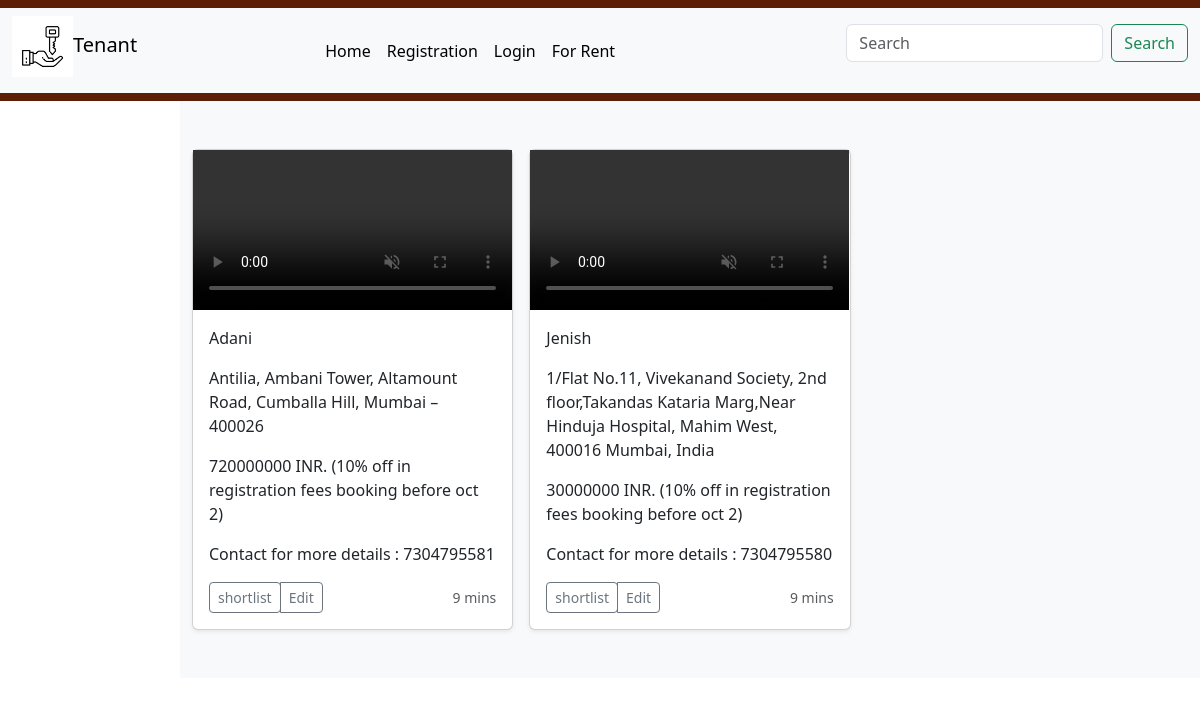
The app's page /ixt/Mumbai/, older data.
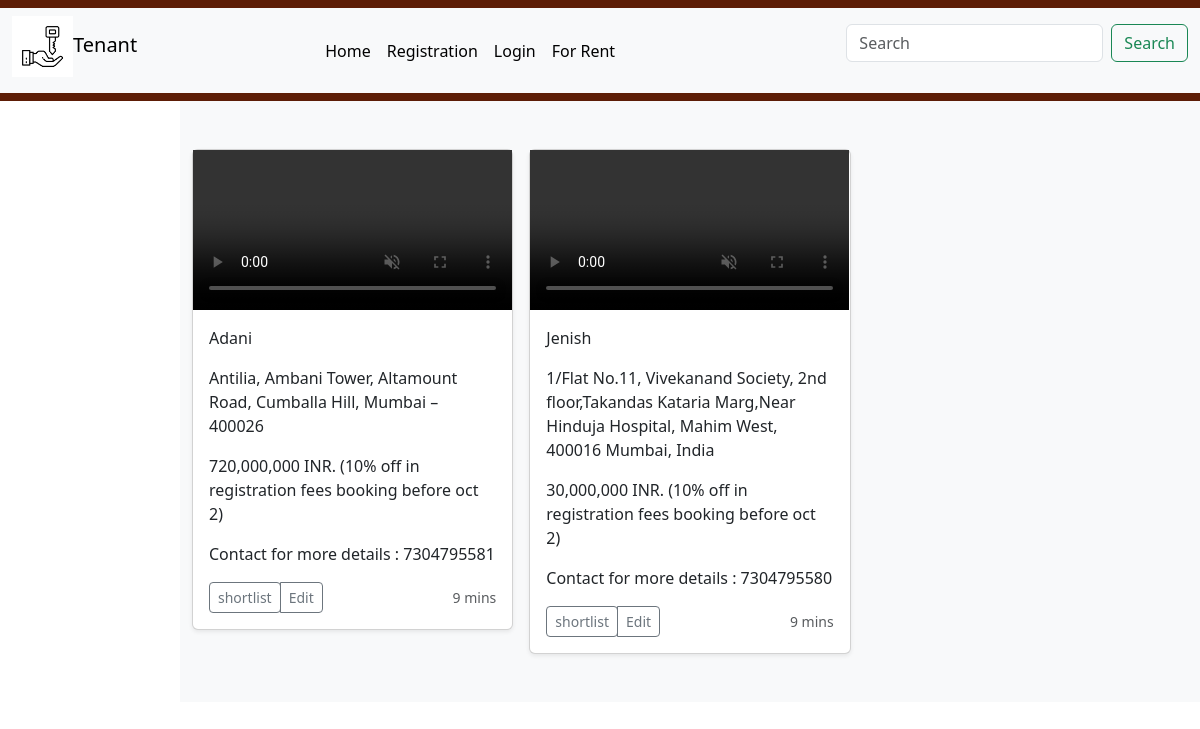
The same page, newer data.
### houseapp/models.py (models this page shows, shortened)
class Property(models.Model):
    img=models.FileField(upload_to='videos/',default='')
    owner_name=models.CharField(max_length=30)
    price=models.CharField(max_length=40)
    bhk=models.CharField(max_length=30)
    contact=models.CharField(max_length=15)
    city=models.CharField(max_length=30,default='unknown')
    address=models.TextField(max_length=300)
    category=models.ForeignKey(Category,on_delete=models.CASCADE)
    class Meta:
        db_table='property'

### houseapp/views.py (the view)
# urls.py: path('ixt/<path:ixt2>/',v.sortby_type,name='list2'),
def sortby_type(request,ixt2):
    hl=Property.objects.filter()
    inc=set()
    for i in hl:
        inc.add(i.city)
        hl=Property.objects.filter(city=ixt2)
    context={'hl':hl,'inc':inc}
    return render(request,'property.html',context)

### houseapp/templates/property.html (shortened to what this page needs)
{%include 'navbar.html'%}
<main class="body">
    <div class="album py-5 bg-body-tertiary">
      <div class="container">
        <div class="row row-cols-1 row-cols-sm-2 row-cols-md-3 g-3">
          {%for i in hl%}
          <div class="col">
            <div class="card shadow-sm">
              <video src="{{i.img}}" width="100%" height="100%" controls autoplay muted ></video>
              <div class="card-body">
                <p class="card-text">{{i.owner_name}}</p>
                <p class="card-text">{{i.address}}</p>
                <p class="card-text">{{i.price}} INR. (10% off in registration fees booking before oct 2)</p>
                <p class="card-text">Contact for more details : {{i.contact}}</p>
                <div class="d-flex justify-content-between align-items-center">
                  <div class="btn-group">
                    <a href="addtocart/{{i.id}}"><button type="button" class="btn btn-sm btn-outline-secondary">shortlist</button></a>
                    <button type="button" class="btn btn-sm btn-outline-secondary">Edit</button>
                  </div>
                  <small class="text-body-secondary">9 mins</small>
                </div>
              </div>
            </div>
          </div>
          {%endfor%}
        </div>
      </div>
    </div>
  </main>

Row changes from the older to the newer data that the page shows:
changed Property "Adani": price "720000000" → "720,000,000"
changed Property "Jenish": price "30000000" → "30,000,000"
